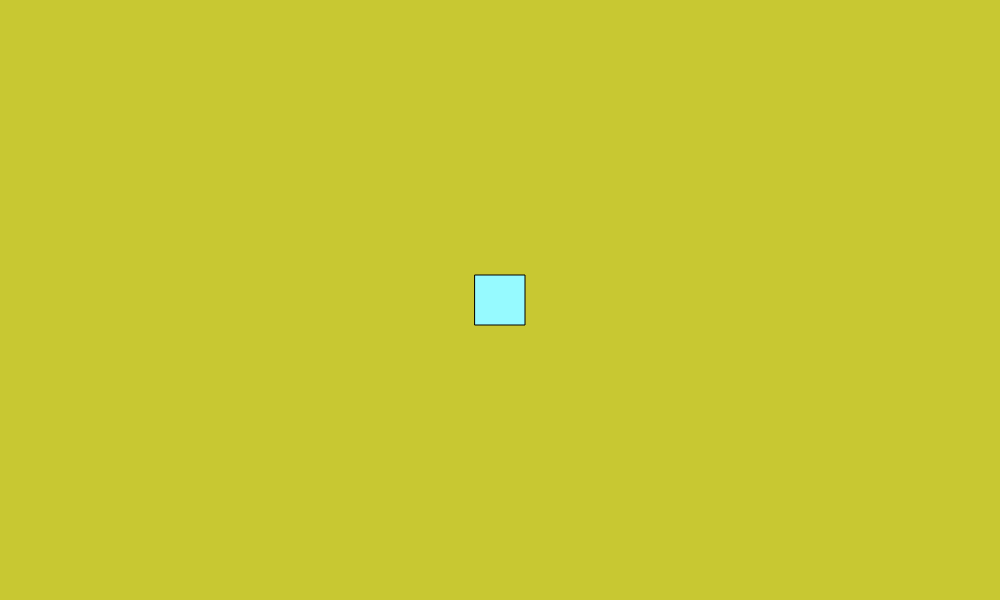
Frame 1 (no input)
Frame 60 (no input): identical to frame 1, image omitted
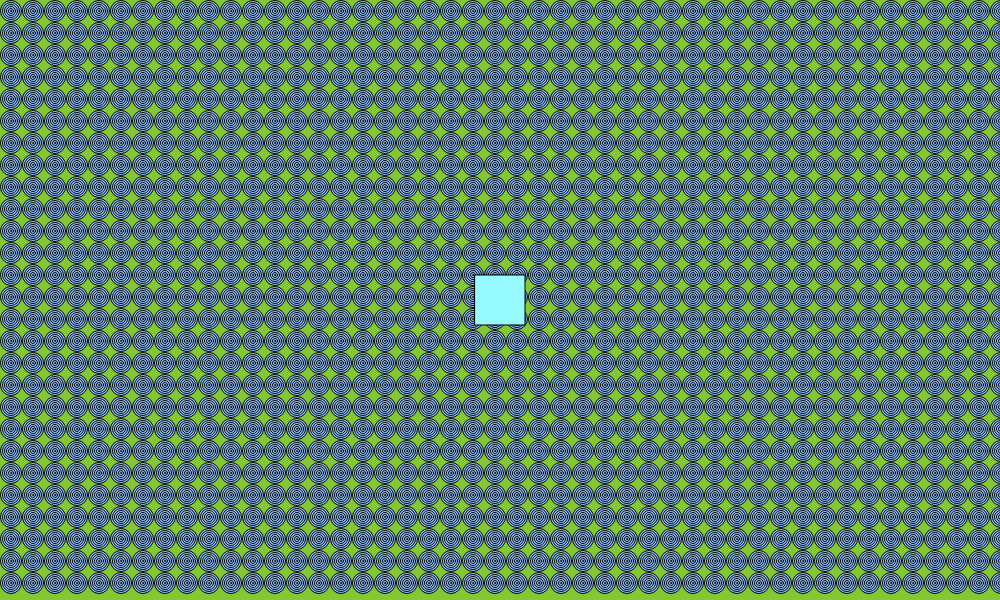
Frame 120 (the mouse pressed at the canvas centre since frame 60)

The p5.js sketch that drew these frames (run headless with seeded random() and noise() and a simulated clock; from frame 60 on, the mouse is pressed at the canvas centre):

// p5.js sketch
// ── sketch.js
/*
///////////////////////////////////////////
 MORE LOOPS!
 NESTED LOOPS!
 NESTED IFs!
 
Interaction:
- Hover mouse over rectangle to display pattern.
- Press and hold mouse to change background color.
 
 ->Does the concept of nested loops give you a headache? <-
 Check out this video by Dan Shiffman: 
 https://thecodingtrain.com/tracks/code-programming-with-p5-js/code/4-loops/2-nested 
 
 ///////////////////////////////////////////
 */

 let r = 200; // r value for background rgb
 let colorFade = 3; // for incrementing the r value
 
 function setup() 
 {
   createCanvas(1000, 600);
   rectMode(CENTER);
 }
 
 function draw() 
 {
   background(r, 200, 50);
 
   // is mouse within boundaries of rectangle?
   if (mouseX > width / 2 - 25 && mouseX < width / 2 + 25 && mouseY > height / 2 - 25 && mouseY < height / 2 + 25) 
   {
     if (mouseIsPressed) 
     { // is mouse pressed?
       r += colorFade; // shorthand for r= r + colorFade
       if (r + colorFade > 255 || r + colorFade < 0) 
       { // if added value > 255 or < 0
         colorFade = -colorFade; // flip increment, multiplies value by -1
       }
     }
     for (let y = 11; y < height; y += 22) 
     { // first for loop!
       for (let x = 11; x < width + 10; x += 22) 
       { // second for loop!
         for (let d = 21; d > 0; d -= 4) 
         { // third for loop!
           fill(150, 200, 255);
           ellipse(x, y, d, d);
         }
       }
     }
   }
 
   fill(150, 250, 255);
   rect(width / 2, height / 2, 50, 50);
 }
